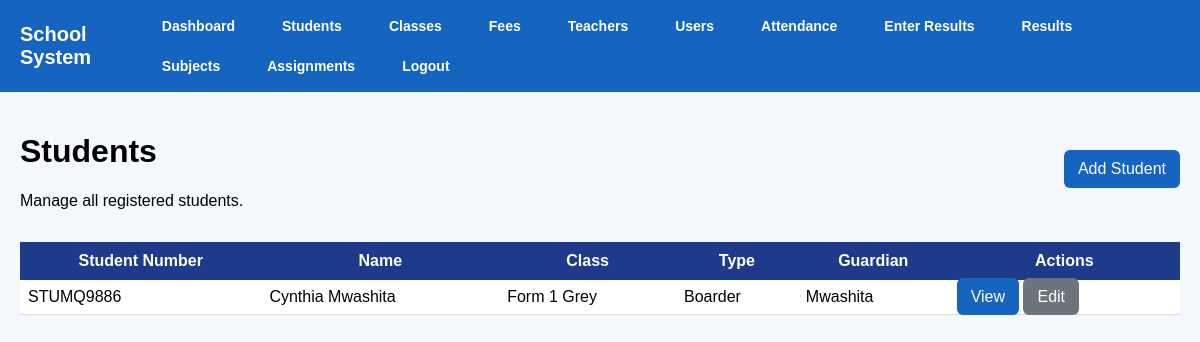
The page /students (signed in) on the database as committed earlier.
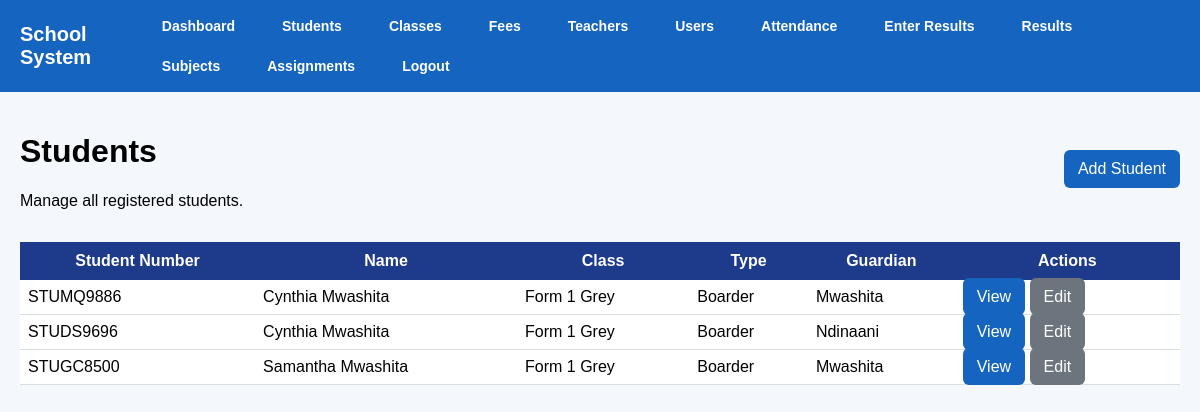
The same page on the database as committed later.
### tables this page shows
CREATE TABLE students (
            id INTEGER PRIMARY KEY AUTOINCREMENT,
            first_name TEXT NOT NULL,
            last_name TEXT NOT NULL,
            gender TEXT,
            dob TEXT,
            class_name TEXT
        , boarding_status TEXT, guardian2_name TEXT, guardian2_phone TEXT, student_number TEXT, birthday TEXT, enrollment_date TEXT, leaving_year TEXT, home_address TEXT, mailing_address TEXT, student_phone TEXT, medical_info TEXT, emergency_contact TEXT, guardian1_relationship TEXT, guardian1_whatsapp TEXT, guardian1_email TEXT, guardian2_relationship TEXT, guardian2_whatsapp TEXT, guardian2_email TEXT, guardian1_name TEXT, guardian1_phone TEXT);

### app.py (the view)
@app.route("/students")
@login_required
@roles_required("admin", "director")
def students():
    conn = get_db()
    all_students = conn.execute("SELECT * FROM students ORDER BY first_name, last_name").fetchall()
    conn.close()
    return render_template("students.html", students=all_students)

### app.py (called while the page is built)
def get_db():
    conn = sqlite3.connect("school.db")
    conn.row_factory = sqlite3.Row
    return conn

def login_required(f):
    @wraps(f)
    def wrapper(*args, **kwargs):
        if "user_id" not in session:
            flash("Please log in first.", "warning")
            return redirect(url_for("login"))
        return f(*args, **kwargs)
    return wrapper

def roles_required(*allowed_roles):
    def decorator(f):
        @wraps(f)
        def wrapper(*args, **kwargs):
            if "user_id" not in session:
                flash("Please log in first.", "warning")
                return redirect(url_for("login"))
            if session.get("role") not in allowed_roles:
                flash("You are not allowed to access that page.", "danger")
                return redirect(url_for("dashboard"))
            return f(*args, **kwargs)
        return wrapper
    return decorator

### templates/students.html (shortened to what this page needs)
{% extends "base.html" %}
{% block content %}
<div style="display:flex; justify-content:space-between; align-items:center; margin-bottom:16px; gap:12px; flex-wrap:wrap;">
    <div>
        <h1 class="page-title">Students</h1>
        <p class="page-subtitle">Manage all registered students.</p>
    </div>
    <a href="{{ url_for('add_student') }}" class="btn">Add Student</a>
</div>
<div class="card">
    <div class="table-wrapper">
        <table>
            <thead>
                <tr>
                    <th>Student Number</th>
                    <th>Name</th>
                    <th>Class</th>
                    <th>Type</th>
                    <th>Guardian</th>
                    <th>Actions</th>
                </tr>
            </thead>
            <tbody>
                {% for student in students %}
                <tr>
                    <td>{{ student.student_number }}</td>
                    <td>{{ student.first_name }} {{ student.last_name }}</td>
                    <td>{{ student.class_name }}</td>
                    <td>{{ student.boarding_status or '-' }}</td>
                    <td>{{ student.guardian1_name or '-' }}</td>
                    <td>
                        <a href="{{ url_for('student_profile', id=student.id) }}" class="btn">View</a>
                        <a href="{{ url_for('edit_student', id=student.id) }}" class="btn btn-secondary">Edit</a>
                    </td>
                </tr>
                {% else %}
                <tr>
                    <td colspan="6">No students found.</td>
                </tr>
                {% endfor %}
            </tbody>
        </table>
    </div>
</div>
{% endblock %}

### templates/base.html (shortened to what this page needs)
<!DOCTYPE html>
<html lang="en">
<head>
    <link rel="stylesheet" href="{{ url_for('static', filename='style.css') }}">
</head>
<body>
<div class="navbar">
    <h2>School System</h2>
    <div class="nav-links">
        {% if session.get('role') in ['admin', 'director'] %}
            <a href="{{ url_for('dashboard') }}">Dashboard</a>
            <a href="{{ url_for('students') }}">Students</a>
            <a href="{{ url_for('classes') }}">Classes</a>
            <a href="{{ url_for('fees') }}">Fees</a>
            <a href="{{ url_for('teachers') }}">Teachers</a>
            <a href="{{ url_for('users') }}">Users</a>
            <a href="{{ url_for('attendance') }}">Attendance</a>
            <a href="{{ url_for('enter_result') }}">Enter Results</a>
            <a href="{{ url_for('results') }}">Results</a>
            <a href="{{ url_for('subjects') }}">Subjects</a>
            <a href="{{ url_for('assignments') }}">Assignments</a>
            <a href="{{ url_for('logout') }}">Logout</a>
        {% else %}
            <a href="{{ url_for('index') }}">Home</a>
            <a href="{{ url_for('login') }}">Login</a>
        {% endif %}
    </div>
</div>
<div class="container">
    {% block content %}{% endblock %}
</div>
</body>
</html>

### static/style.css (style rules this page uses)
body { font-family: Arial, sans-serif; background-color: #f4f6f9; margin: 0; padding: 0; }
.navbar { background-color: #1e3a8a; color: white; padding: 15px; display: flex; justify-content: space-between; align-items: center; }
.navbar a { color: white; text-decoration: none; margin-left: 15px; font-weight: bold; }
.container { padding: 30px; }
table { width: 100%; border-collapse: collapse; background: white; }
th { background-color: #1e3a8a; color: white; padding: 10px; }
td { padding: 8px; border-bottom: 1px solid #ddd; }

### templates/base.html (style rules this page uses)
body { margin: 0; font-family: Arial, sans-serif; background: #f4f8fc; }
.navbar { background: #1565c0; color: white; padding: 12px 20px; display: flex; justify-content: space-between; align-items: center; }
.navbar h2 { margin: 0; font-size: 20px; }
.nav-links { display: flex; gap: 12px; flex-wrap: wrap; }
.nav-links a { color: white; text-decoration: none; font-size: 14px; padding: 6px 10px; border-radius: 5px; }
.container { padding: 20px; }
.btn { background: #1565c0; color: white; padding: 10px 14px; border: none; border-radius: 6px; cursor: pointer; text-decoration: none; }
.btn-secondary { background: #6c757d; }

Rows that differ between the two databases and show on the page:
added students: student_number "STUDS9696", first_name "Cynthia", last_name "Mwashita", class_name "Form 1 Grey", boarding_status "Boarder", guardian1_name "Ndinaani"
added students: student_number "STUGC8500", first_name "Samantha", last_name "Mwashita", class_name "Form 1 Grey", boarding_status "Boarder", guardian1_name "Mwashita"
